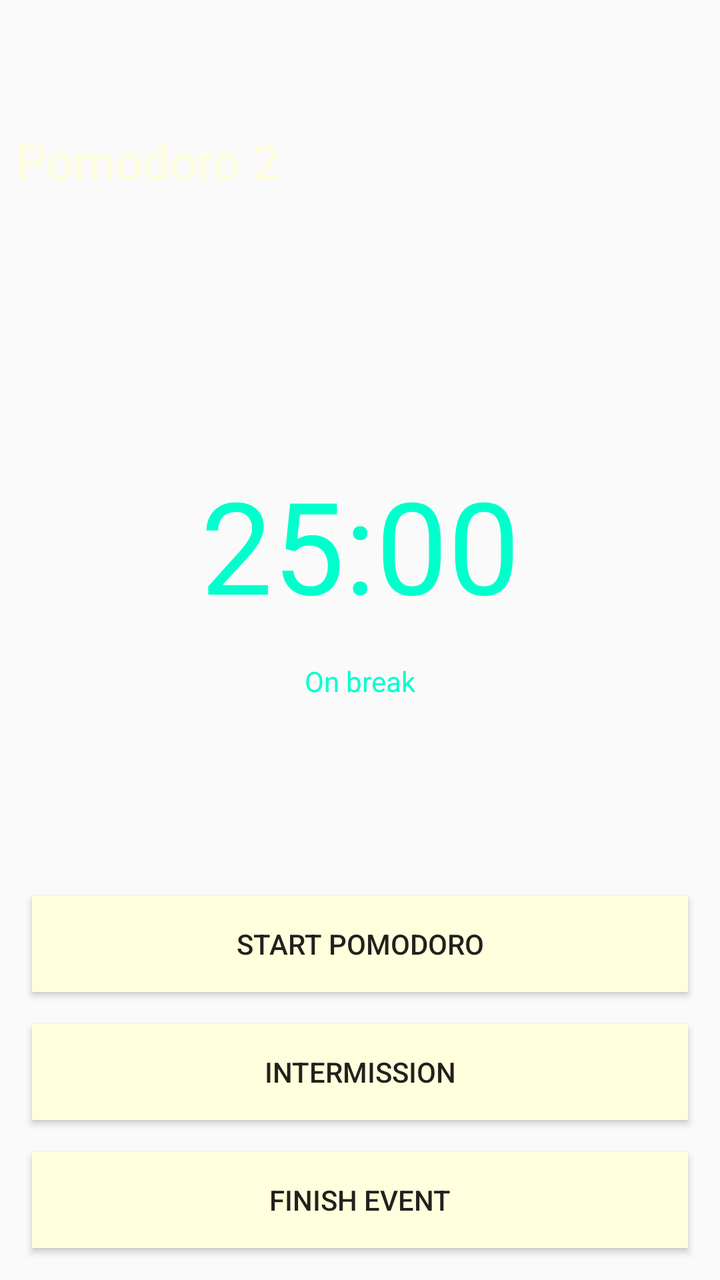
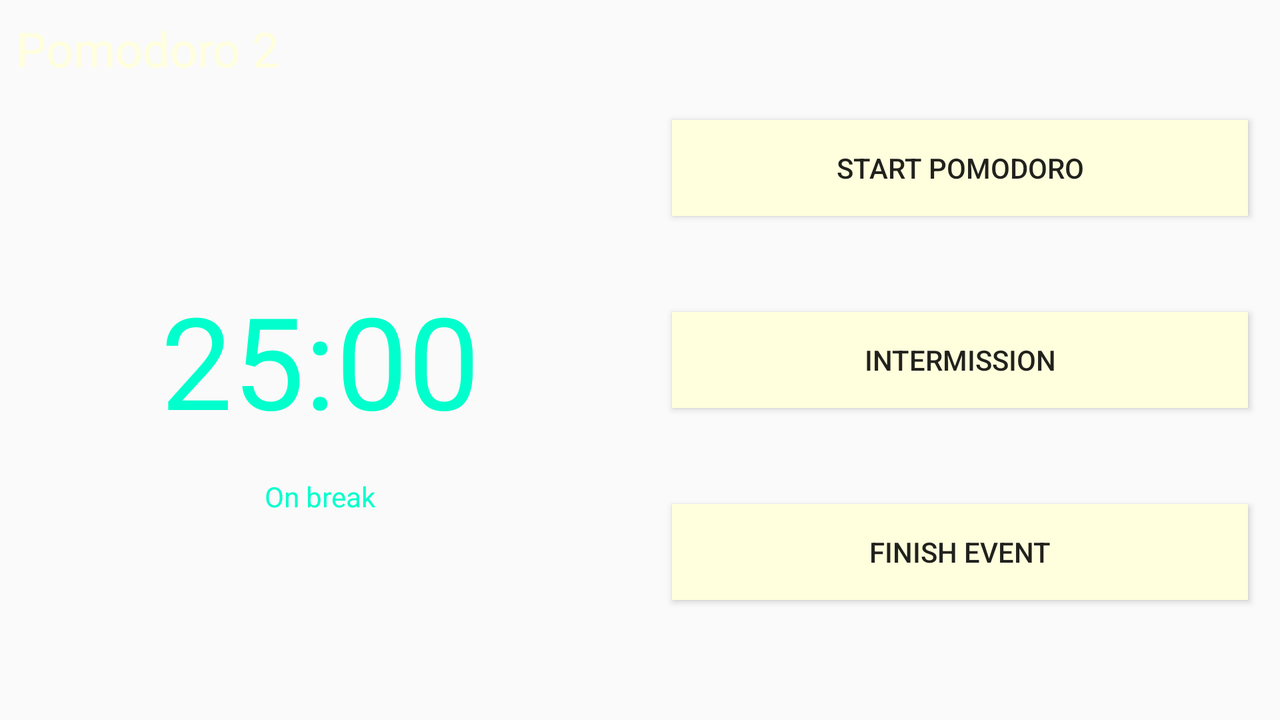

One screen, two layout resources from the same app: the default and the repository's alternative for another configuration. Each is rendered where Android would select it; the XML of both is given below.
<!-- AndroidManifest.xml: application theme AppTheme -->
<!-- res/layout/content_event_timer.xml -->
<?xml version="1.0" encoding="utf-8"?>
<android.support.constraint.ConstraintLayout xmlns:android="http://schemas.android.com/apk/res/android"
    xmlns:app="http://schemas.android.com/apk/res-auto"
    xmlns:tools="http://schemas.android.com/tools"
    android:layout_width="match_parent"
    android:layout_height="match_parent"
    tools:context="com.operationalsystems.pomodorotimer.EventTimerActivity"
    tools:showIn="@layout/activity_event_timer"
    android:layout_marginTop="?attr/actionBarSize"
    >

    <TextView
        android:id="@+id/text_pomodoro_name"
        android:layout_width="wrap_content"
        android:layout_height="wrap_content"
        android:layout_marginTop="@dimen/small_layout_margin"
        android:textAppearance="@style/PomodoroDisplayText"
        app:layout_constraintTop_toTopOf="parent"
        app:layout_constraintStart_toStartOf="parent"
        app:layout_constraintLeft_toLeftOf="parent"
        android:layout_marginStart="8dp"
        android:layout_marginLeft="8dp"
        tools:text="Pomodoro 2" />

    <Button
        android:id="@+id/button_toggle_state"
        android:layout_width="0dp"
        android:layout_height="wrap_content"
        android:layout_marginBottom="@dimen/base_layout_margin"
        android:layout_marginStart="@dimen/base_layout_margin"
        android:layout_marginEnd="@dimen/base_layout_margin"
        android:text="@string/next_pomodoro_btn"
        style="@style/PomodoroButton"
        app:layout_constraintBottom_toTopOf="@+id/button_intermission"
        app:layout_constraintStart_toStartOf="parent"
        app:layout_constraintEnd_toEndOf="parent"
        app:layout_constraintLeft_toLeftOf="parent"
        app:layout_constraintRight_toRightOf="parent"/>

    <Button
        android:id="@+id/button_intermission"
        android:layout_width="0dp"
        android:layout_height="wrap_content"
        android:layout_marginBottom="@dimen/base_layout_margin"
        android:layout_marginStart="@dimen/base_layout_margin"
        android:layout_marginEnd="@dimen/base_layout_margin"
        android:visibility="visible"
        android:text="@string/intermission_btn"
        style="@style/PomodoroButton"
        app:layout_constraintBottom_toTopOf="@+id/button_end_event"
        app:layout_constraintStart_toStartOf="parent"
        app:layout_constraintEnd_toEndOf="parent"
        app:layout_constraintLeft_toLeftOf="parent"
        app:layout_constraintRight_toRightOf="parent"/>

    <Button
        android:id="@+id/button_end_event"
        android:layout_width="0dp"
        android:layout_height="wrap_content"
        android:layout_marginBottom="@dimen/base_layout_margin"
        android:layout_marginStart="@dimen/base_layout_margin"
        android:layout_marginEnd="@dimen/base_layout_margin"
        style="@style/PomodoroButton"
        app:layout_constraintBottom_toBottomOf="parent"
        app:layout_constraintStart_toStartOf="parent"
        app:layout_constraintEnd_toEndOf="parent"
        app:layout_constraintLeft_toLeftOf="parent"
        app:layout_constraintRight_toRightOf="parent"
        android:text="@string/end_event_btn" />

    <TextView
        android:id="@+id/text_timer_count"
        android:layout_width="wrap_content"
        android:layout_height="wrap_content"
        android:textAppearance="@style/PomodoroBreakTimerText"
        app:layout_constraintTop_toBottomOf="@+id/text_pomodoro_name"
        app:layout_constraintBottom_toTopOf="@id/button_toggle_state"
        app:layout_constraintStart_toStartOf="parent"
        app:layout_constraintEnd_toEndOf="parent"
        tools:text="25:00"
        android:layout_marginLeft="8dp"
        app:layout_constraintLeft_toLeftOf="parent"
        android:layout_marginRight="8dp"
        app:layout_constraintRight_toRightOf="parent" />

    <TextView
        android:id="@+id/text_current_status"
        android:layout_width="wrap_content"
        android:layout_height="wrap_content"
        tools:textColor="@color/breakColor"
        android:layout_marginTop="@dimen/base_layout_margin"
        app:layout_constraintTop_toBottomOf="@+id/text_timer_count"
        app:layout_constraintStart_toStartOf="parent"
        app:layout_constraintEnd_toEndOf="parent"
        app:layout_constraintLeft_toLeftOf="parent"
        app:layout_constraintRight_toRightOf="parent"
        tools:text="On break"/>

</android.support.constraint.ConstraintLayout>
<!-- res/layout/activity_event_timer.xml (included above) -->
<?xml version="1.0" encoding="utf-8"?>
<android.support.design.widget.CoordinatorLayout xmlns:android="http://schemas.android.com/apk/res/android"
    xmlns:app="http://schemas.android.com/apk/res-auto"
    xmlns:tools="http://schemas.android.com/tools"
    android:layout_width="match_parent"
    android:layout_height="match_parent"
    android:background="@color/colorPrimaryDark"
    tools:context="com.operationalsystems.pomodorotimer.EventTimerActivity">

    <android.support.design.widget.AppBarLayout
        android:layout_width="match_parent"
        android:layout_height="wrap_content"
        android:theme="@style/AppTheme.AppBarOverlay">

        <android.support.v7.widget.Toolbar
            android:id="@+id/toolbar"
            android:layout_width="match_parent"
            android:layout_height="?attr/actionBarSize"
            android:background="?attr/colorPrimary"
            app:popupTheme="@style/AppTheme.PopupOverlay" />

    </android.support.design.widget.AppBarLayout>

    <include layout="@layout/content_event_timer" />

</android.support.design.widget.CoordinatorLayout>
<!-- resources referenced by this layout -->
<resources>
  <color name="breakColor">#00FFCC</color>
  <color name="colorPrimaryDark">#1A66A1</color>
  <dimen name="base_layout_margin">16dp</dimen>
  <dimen name="small_layout_margin">8dp</dimen>
  <string name="end_event_btn">Finish Event</string>
  <string name="intermission_btn">Intermission</string>
  <string name="next_pomodoro_btn">Start Pomodoro</string>
  <style name="AppTheme.AppBarOverlay" parent="ThemeOverlay.AppCompat.Dark.ActionBar" />
  <style name="AppTheme.PopupOverlay" parent="ThemeOverlay.AppCompat.Light" />
  <style name="PomodoroBreakTimerText" parent="PomodoroTimerText">
          <item name="android:textColor">@color/breakTimerColor</item>
      </style>
  <style name="PomodoroButton" parent="Widget.AppCompat.Button">
          <item name="android:background">@color/pomodoroButtonBackground</item>
      </style>
  <style name="PomodoroDisplayText" parent="TextAppearance.AppCompat.Display1">
          <item name="android:textSize">24sp</item>
          <item name="android:textColor">@color/lightText</item>
      </style>
  <style name="AppTheme" parent="Theme.AppCompat.Light.DarkActionBar">
          
          <item name="colorPrimary">@color/colorPrimary</item>
          <item name="colorPrimaryDark">@color/colorPrimaryDark</item>
          <item name="colorAccent">@color/colorAccent</item>
      </style>
  <style name="PomodoroTimerText" parent="TextAppearance.AppCompat">
          <item name="android:textSize">64sp</item>
      </style>
  <color name="breakTimerColor">@color/breakColor</color>
  <color name="pomodoroButtonBackground">@color/lightText</color>
  <color name="lightText">#FFFFDD</color>
  <color name="colorPrimary">#1B75BB</color>
  <color name="colorAccent">#8BC53F</color>
</resources>
<!-- res/layout-land/content_event_timer.xml (the repository's variant of the layout above) -->
<!-- drawn on the phone turned sideways -->
<?xml version="1.0" encoding="utf-8"?>
<android.support.constraint.ConstraintLayout xmlns:android="http://schemas.android.com/apk/res/android"
    xmlns:app="http://schemas.android.com/apk/res-auto"
    xmlns:tools="http://schemas.android.com/tools"
    android:layout_width="match_parent"
    android:layout_height="match_parent"
    app:layout_behavior="@string/appbar_scrolling_view_behavior"
    tools:context="com.operationalsystems.pomodorotimer.EventTimerActivity"
    tools:showIn="@layout/activity_event_timer">

    <android.support.constraint.Guideline
        android:id="@+id/guide_middle"
        android:layout_width="0dp"
        android:layout_height="0dp"
        android:orientation="vertical"
        app:layout_constraintGuide_percent="0.5" />

    <TextView
        android:id="@+id/text_pomodoro_name"
        android:layout_width="wrap_content"
        android:layout_height="wrap_content"
        android:layout_marginLeft="8dp"
        android:layout_marginStart="8dp"
        android:layout_marginTop="@dimen/small_layout_margin"
        android:textAppearance="@style/PomodoroDisplayText"
        app:layout_constraintLeft_toLeftOf="parent"
        app:layout_constraintStart_toStartOf="parent"
        app:layout_constraintTop_toTopOf="parent"
        tools:text="Pomodoro 2" />

    <TextView
        android:id="@+id/text_timer_count"
        android:layout_width="wrap_content"
        android:layout_height="wrap_content"
        android:layout_marginEnd="8dp"
        android:layout_marginLeft="8dp"
        android:layout_marginRight="8dp"
        android:layout_marginStart="8dp"
        android:textAppearance="@style/PomodoroBreakTimerText"
        app:layout_constraintBottom_toBottomOf="parent"
        app:layout_constraintEnd_toStartOf="@id/guide_middle"
        app:layout_constraintLeft_toLeftOf="parent"
        app:layout_constraintRight_toLeftOf="@id/guide_middle"
        app:layout_constraintStart_toStartOf="parent"
        app:layout_constraintTop_toTopOf="parent"
        tools:text="25:00" />

    <TextView
        android:id="@+id/text_current_status"
        android:layout_width="wrap_content"
        android:layout_height="wrap_content"
        android:layout_marginTop="@dimen/base_layout_margin"
        app:layout_constraintEnd_toStartOf="@id/guide_middle"
        app:layout_constraintLeft_toLeftOf="parent"
        app:layout_constraintRight_toLeftOf="@id/guide_middle"
        app:layout_constraintStart_toStartOf="parent"
        app:layout_constraintTop_toBottomOf="@+id/text_timer_count"
        tools:text="On break"
        tools:textColor="@color/breakColor" />

    <LinearLayout
        android:layout_width="0dp"
        android:layout_height="wrap_content"
        android:orientation="vertical"
        app:layout_constraintTop_toTopOf="parent"
        app:layout_constraintBottom_toBottomOf="parent"
        app:layout_constraintEnd_toEndOf="parent"
        app:layout_constraintLeft_toRightOf="@id/guide_middle"
        app:layout_constraintRight_toRightOf="parent"
        app:layout_constraintStart_toEndOf="@id/guide_middle">

        <Button
            android:id="@+id/button_toggle_state"
            style="@style/PomodoroButton"
            android:layout_width="match_parent"
            android:layout_height="wrap_content"
            android:layout_marginBottom="@dimen/large_layout_margin"
            android:layout_marginEnd="@dimen/base_layout_margin"
            android:layout_marginLeft="@dimen/base_layout_margin"
            android:layout_marginRight="@dimen/base_layout_margin"
            android:layout_marginStart="@dimen/base_layout_margin"
            android:layout_marginTop="@dimen/large_layout_margin"
            android:layout_weight="1"
            android:text="@string/next_pomodoro_btn" />

        <Button
            android:id="@+id/button_intermission"
            style="@style/PomodoroButton"
            android:layout_width="match_parent"
            android:layout_height="wrap_content"
            android:layout_marginBottom="@dimen/large_layout_margin"
            android:layout_marginEnd="@dimen/base_layout_margin"
            android:layout_marginLeft="@dimen/base_layout_margin"
            android:layout_marginRight="@dimen/base_layout_margin"
            android:layout_marginStart="@dimen/base_layout_margin"
            android:layout_marginTop="@dimen/large_layout_margin"
            android:text="@string/intermission_btn"
            android:layout_weight="1"
            android:visibility="visible" />

        <Button
            android:id="@+id/button_end_event"
            style="@style/PomodoroButton"
            android:layout_width="match_parent"
            android:layout_height="wrap_content"
            android:layout_marginBottom="@dimen/large_layout_margin"
            android:layout_marginEnd="@dimen/base_layout_margin"
            android:layout_marginLeft="@dimen/base_layout_margin"
            android:layout_marginRight="@dimen/base_layout_margin"
            android:layout_marginStart="@dimen/base_layout_margin"
            android:layout_marginTop="@dimen/large_layout_margin"
            android:layout_weight="1"
            android:text="@string/end_event_btn" />

    </LinearLayout>

</android.support.constraint.ConstraintLayout>
<!-- res/layout/content_event_timer.xml (included above) -->
<?xml version="1.0" encoding="utf-8"?>
<android.support.constraint.ConstraintLayout xmlns:android="http://schemas.android.com/apk/res/android"
    xmlns:app="http://schemas.android.com/apk/res-auto"
    xmlns:tools="http://schemas.android.com/tools"
    android:layout_width="match_parent"
    android:layout_height="match_parent"
    tools:context="com.operationalsystems.pomodorotimer.EventTimerActivity"
    tools:showIn="@layout/activity_event_timer"
    android:layout_marginTop="?attr/actionBarSize"
    >

    <TextView
        android:id="@+id/text_pomodoro_name"
        android:layout_width="wrap_content"
        android:layout_height="wrap_content"
        android:layout_marginTop="@dimen/small_layout_margin"
        android:textAppearance="@style/PomodoroDisplayText"
        app:layout_constraintTop_toTopOf="parent"
        app:layout_constraintStart_toStartOf="parent"
        app:layout_constraintLeft_toLeftOf="parent"
        android:layout_marginStart="8dp"
        android:layout_marginLeft="8dp"
        tools:text="Pomodoro 2" />

    <Button
        android:id="@+id/button_toggle_state"
        android:layout_width="0dp"
        android:layout_height="wrap_content"
        android:layout_marginBottom="@dimen/base_layout_margin"
        android:layout_marginStart="@dimen/base_layout_margin"
        android:layout_marginEnd="@dimen/base_layout_margin"
        android:text="@string/next_pomodoro_btn"
        style="@style/PomodoroButton"
        app:layout_constraintBottom_toTopOf="@+id/button_intermission"
        app:layout_constraintStart_toStartOf="parent"
        app:layout_constraintEnd_toEndOf="parent"
        app:layout_constraintLeft_toLeftOf="parent"
        app:layout_constraintRight_toRightOf="parent"/>

    <Button
        android:id="@+id/button_intermission"
        android:layout_width="0dp"
        android:layout_height="wrap_content"
        android:layout_marginBottom="@dimen/base_layout_margin"
        android:layout_marginStart="@dimen/base_layout_margin"
        android:layout_marginEnd="@dimen/base_layout_margin"
        android:visibility="visible"
        android:text="@string/intermission_btn"
        style="@style/PomodoroButton"
        app:layout_constraintBottom_toTopOf="@+id/button_end_event"
        app:layout_constraintStart_toStartOf="parent"
        app:layout_constraintEnd_toEndOf="parent"
        app:layout_constraintLeft_toLeftOf="parent"
        app:layout_constraintRight_toRightOf="parent"/>

    <Button
        android:id="@+id/button_end_event"
        android:layout_width="0dp"
        android:layout_height="wrap_content"
        android:layout_marginBottom="@dimen/base_layout_margin"
        android:layout_marginStart="@dimen/base_layout_margin"
        android:layout_marginEnd="@dimen/base_layout_margin"
        style="@style/PomodoroButton"
        app:layout_constraintBottom_toBottomOf="parent"
        app:layout_constraintStart_toStartOf="parent"
        app:layout_constraintEnd_toEndOf="parent"
        app:layout_constraintLeft_toLeftOf="parent"
        app:layout_constraintRight_toRightOf="parent"
        android:text="@string/end_event_btn" />

    <TextView
        android:id="@+id/text_timer_count"
        android:layout_width="wrap_content"
        android:layout_height="wrap_content"
        android:textAppearance="@style/PomodoroBreakTimerText"
        app:layout_constraintTop_toBottomOf="@+id/text_pomodoro_name"
        app:layout_constraintBottom_toTopOf="@id/button_toggle_state"
        app:layout_constraintStart_toStartOf="parent"
        app:layout_constraintEnd_toEndOf="parent"
        tools:text="25:00"
        android:layout_marginLeft="8dp"
        app:layout_constraintLeft_toLeftOf="parent"
        android:layout_marginRight="8dp"
        app:layout_constraintRight_toRightOf="parent" />

    <TextView
        android:id="@+id/text_current_status"
        android:layout_width="wrap_content"
        android:layout_height="wrap_content"
        tools:textColor="@color/breakColor"
        android:layout_marginTop="@dimen/base_layout_margin"
        app:layout_constraintTop_toBottomOf="@+id/text_timer_count"
        app:layout_constraintStart_toStartOf="parent"
        app:layout_constraintEnd_toEndOf="parent"
        app:layout_constraintLeft_toLeftOf="parent"
        app:layout_constraintRight_toRightOf="parent"
        tools:text="On break"/>

</android.support.constraint.ConstraintLayout>
<!-- resources referenced by the variant -->
<!-- as the phone turned sideways resolves them -->
<resources>
  <color name="breakColor">#00FFCC</color>
  <color name="colorPrimaryDark">#1A66A1</color>
  <dimen name="base_layout_margin">16dp</dimen>
  <dimen name="large_layout_margin">24dp</dimen>
  <dimen name="small_layout_margin">8dp</dimen>
  <string name="end_event_btn">Finish Event</string>
  <string name="intermission_btn">Intermission</string>
  <string name="next_pomodoro_btn">Start Pomodoro</string>
  <style name="AppTheme.AppBarOverlay" parent="ThemeOverlay.AppCompat.Dark.ActionBar" />
  <style name="AppTheme.PopupOverlay" parent="ThemeOverlay.AppCompat.Light" />
  <style name="PomodoroBreakTimerText" parent="PomodoroTimerText">
          <item name="android:textColor">@color/breakTimerColor</item>
      </style>
  <style name="PomodoroButton" parent="Widget.AppCompat.Button">
          <item name="android:background">@color/pomodoroButtonBackground</item>
      </style>
  <style name="PomodoroDisplayText" parent="TextAppearance.AppCompat.Display1">
          <item name="android:textSize">24sp</item>
          <item name="android:textColor">@color/lightText</item>
      </style>
  <style name="AppTheme" parent="Theme.AppCompat.Light.DarkActionBar">
          
          <item name="colorPrimary">@color/colorPrimary</item>
          <item name="colorPrimaryDark">@color/colorPrimaryDark</item>
          <item name="colorAccent">@color/colorAccent</item>
      </style>
  <style name="PomodoroTimerText" parent="TextAppearance.AppCompat">
          <item name="android:textSize">64sp</item>
      </style>
  <color name="breakTimerColor">@color/breakColor</color>
  <color name="pomodoroButtonBackground">@color/lightText</color>
  <color name="lightText">#FFFFDD</color>
  <color name="colorPrimary">#1B75BB</color>
  <color name="colorAccent">#8BC53F</color>
</resources>
